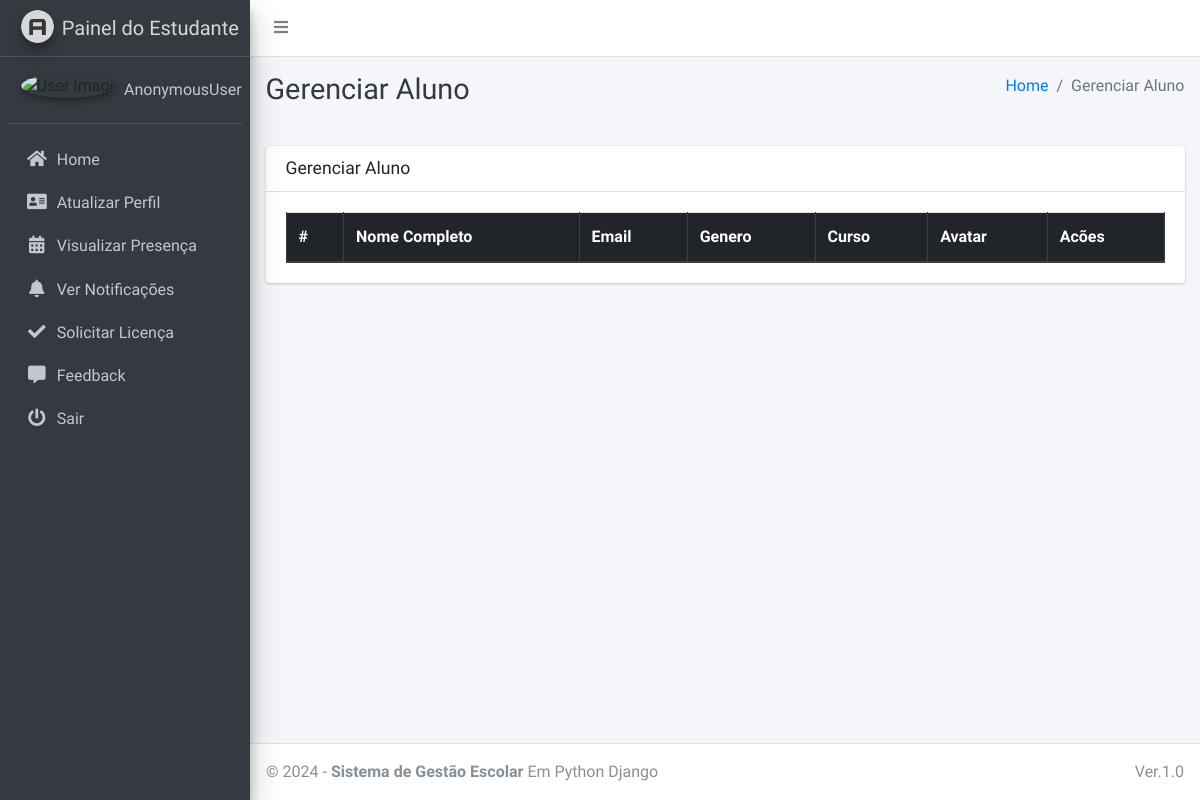
The app's page /student/manage/, older data.
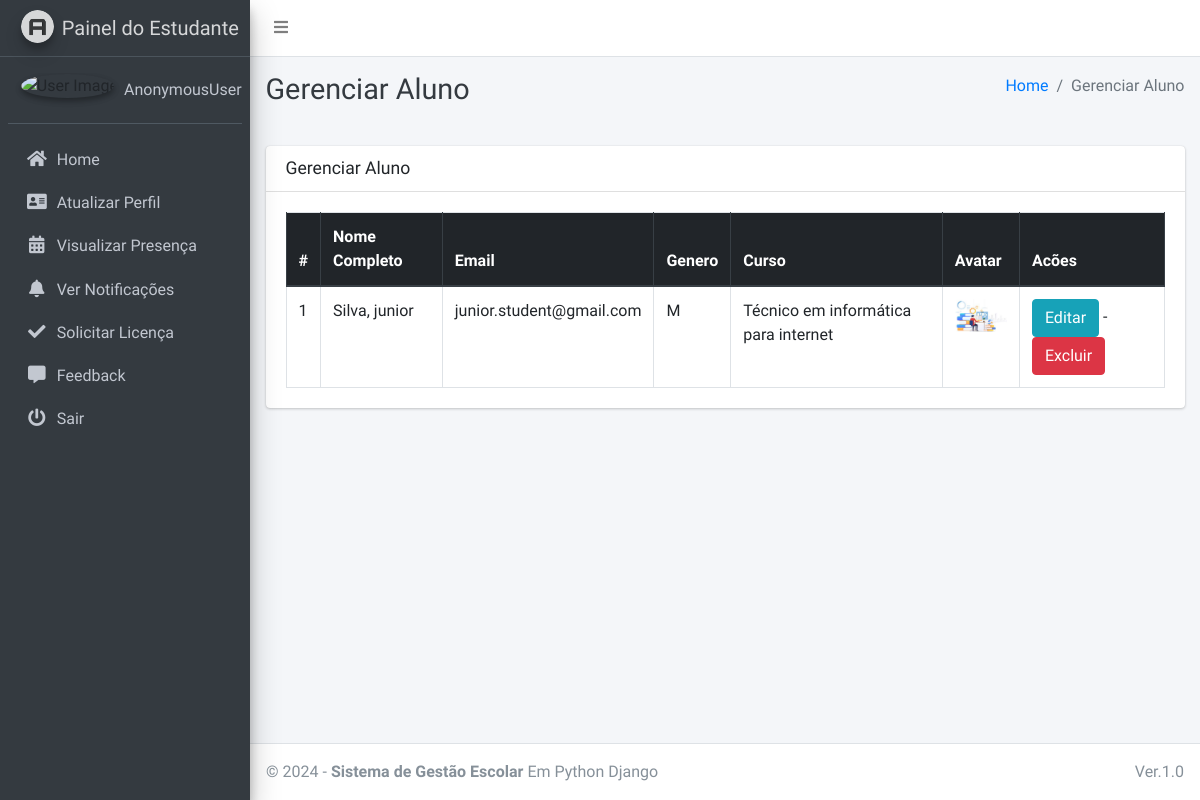
The same page, newer data.
### main_app/models.py (models this page shows, shortened)
class CustomUser(AbstractUser):
    USER_TYPE = ((1, "HOD"), (2, "Staff"), (3, "Student"))
    GENDER = [("M", "Male"), ("F", "Female")]
    username = None  # Removed username, using email instead
    email = models.EmailField(unique=True)
    user_type = models.CharField(default=1, choices=USER_TYPE, max_length=1)
    gender = models.CharField(max_length=1, choices=GENDER)
    profile_pic = models.ImageField()
    address = models.TextField()
    fcm_token = models.TextField(default="")  # For firebase notifications
    created_at = models.DateTimeField(auto_now_add=True)
    updated_at = models.DateTimeField(auto_now=True)
    USERNAME_FIELD = "email"
    REQUIRED_FIELDS = []
    objects = CustomUserManager()

class Student(models.Model):
    admin = models.OneToOneField(CustomUser, on_delete=models.CASCADE)
    course = models.ForeignKey(Course, on_delete=models.DO_NOTHING, null=True, blank=False)
    session = models.ForeignKey(Session, on_delete=models.DO_NOTHING, null=True)

class Course(models.Model):
    name = models.CharField(max_length=120)
    created_at = models.DateTimeField(auto_now_add=True)
    updated_at = models.DateTimeField(auto_now=True)

### main_app/hod_views.py (the view)
# urls.py: path("student/manage/", hod_views.manage_student, name='manage_student'),
def manage_student(request):
    students = CustomUser.objects.filter(user_type=3)
    context = {
        'students': students,
        'page_title': 'Gerenciar Aluno'
    }
    return render(request, "hod_template/manage_student.html", context)

### main_app/templates/hod_template/manage_student.html
{% extends 'main_app/base.html' %}
{% load static %}
{% block page_title %}{{page_title}}{% endblock page_title %}
{% block content %}
<section class="content">
    <div class="container-fluid">
        <div class="row">
            <div class="col-md-12">
                <div class="card">
                    <div class="card-header">
                        <h3 class="card-title">{{page_title}}</h3>
                    </div>
                    <div class="card-body">
                        <table id="example2" class="table table-bordered table-hover">
                            <thead class="thead-dark">
                                <tr>
                                    <th>#</th>
                                    <th>Nome Completo</th>
                                    <th>Email</th>
                                    <th>Genero</th>
                                    <th>Curso</th>
                                    <th>Avatar</th>
                                    <th>Acões</th>
                                </tr>
                            </thead>
                            <tbody>
                                {% for student in students %}
                                <tr>
                                    <td>{{ forloop.counter }}</td>
                                    <td>{{student.last_name}}, {{student.first_name}}</td>
                                    <td>{{student.email}}</td>
                                    <td>{{student.gender}}</td>
                                    <td>{{student.student.course.name}}</td>
                                    <td>
                                        {% if student.profile_pic == ""  %}
                                        No Image
                                        {% else %}
                                        <img class="img img-fluid mb-2" height="56" width="56"
                                            src="{{student.profile_pic}}" alt="">
                                        {% endif %}
                                    </td>
                                    <td><a href="{% url 'edit_student' student.student.id %}" class="btn btn-info">Editar</a> -
                                        <a href="{% url 'delete_student' student.student.id %}" class="btn btn-danger" onclick="return confirm('Você tem certeza sobre isso?')">Excluir</a>
                                    </td>
                                </tr>
                                {% endfor %}
                            </tbody>
                        </table>
                    </div>
                </div>
            </div>
        </div>
    </div>
</section>
{% endblock content %}

Row changes from the older to the newer data that the page shows:
added CustomUser: last_name "Silva", first_name "junior", email "junior.student@gmail.com", gender "M", student.course.name "Técnico em informática para internet", profile_pic (picture)
